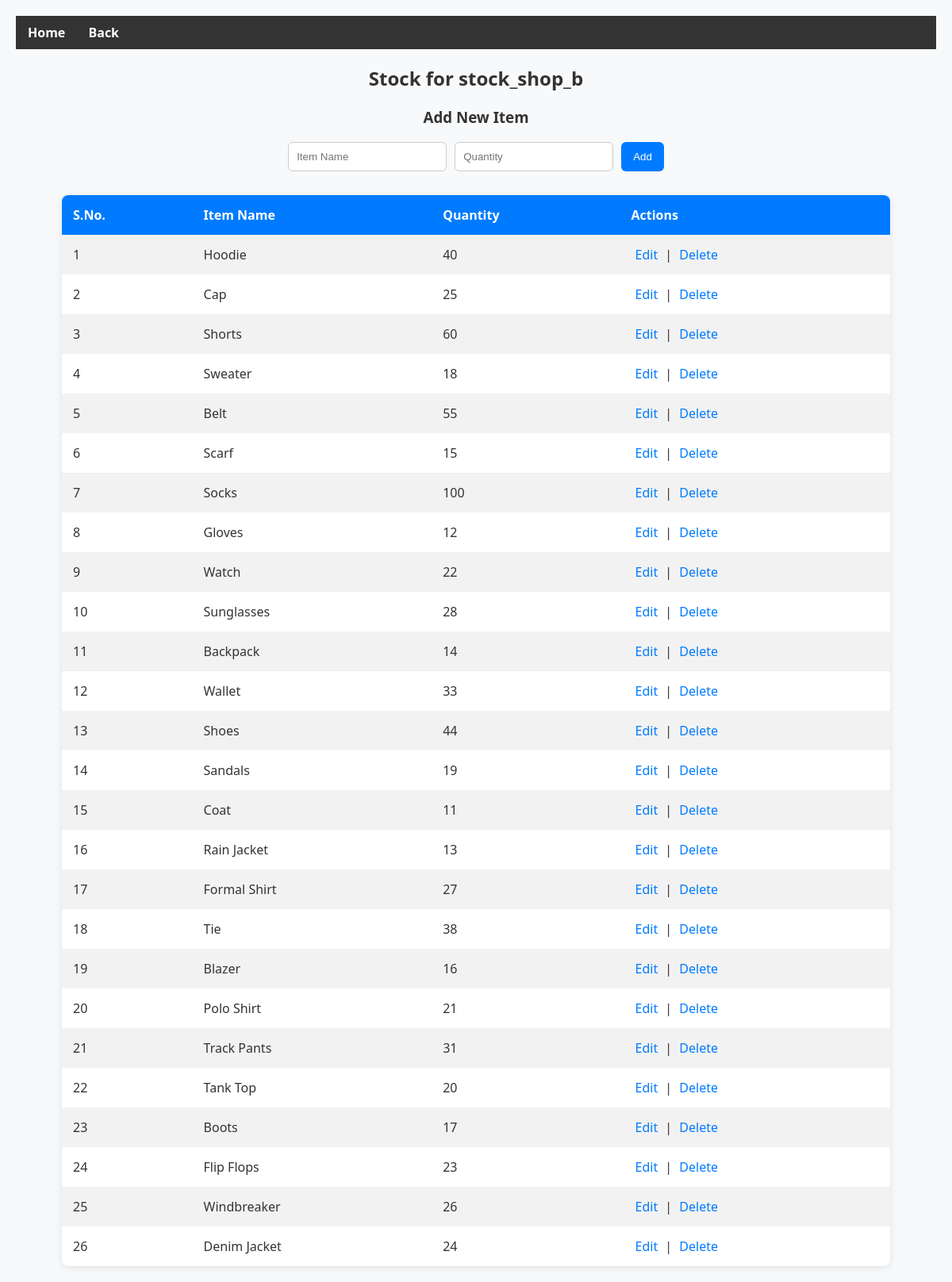
/stock.php?table=stock_shop_b (signed in), run on the app's committed database.
### tables this page shows
CREATE TABLE `stock_shop_b` (
  `id` int(11) NOT NULL,
  `item_name` varchar(255) NOT NULL,
  `quantity` int(11) NOT NULL
);

### stock.php (the view, shortened to what this page needs)
<?php
include 'navbar.php'; ?>
<?php
$conn = new mysqli('localhost', 'root', '', 'multi_shop_stock');
$table = $_GET['table'] ?? '';
?>
<!DOCTYPE html>
<html>
<head>
</head>
<body>
<h2>Stock for <?= htmlspecialchars($table) ?></h2>
<h3>Add New Item</h3>
<form method="POST" action="add_stock.php">
    <input type="text" name="item_name" placeholder="Item Name" required>
    <input type="number" name="quantity" placeholder="Quantity" required>
    <button type="submit">Add</button>
</form>
<table>
    <tr>
        <th>S.No.</th>
        <th>Item Name</th>
        <th>Quantity</th>
        <th>Actions</th>
    </tr>
    <?php
    $result = $conn->query("SELECT * FROM `$table`");
    $serial = 1;
    while ($row = $result->fetch_assoc()) {
        echo "<tr>
            <td>$serial</td>
            <td>{$row['item_name']}</td>
            <td>{$row['quantity']}</td>
            <td>
                <a href='update_stock.php?table=$table&id={$row['id']}'>Edit</a> |
                <a href='delete_stock.php?table=$table&id={$row['id']}'>Delete</a>
            </td>
        </tr>";
        $serial++;
    }
    ?>
</table>
</body>
</html>

### stock.php (style rules this page uses)
body { font-family: 'Segoe UI', Tahoma, Geneva, Verdana, sans-serif; background-color: #f7f9fb; color: #333; margin: 0; padding:20px; }
h2, h3 { text-align: center; color: #333; }
form { display: flex; justify-content: center; gap: 10px; margin-bottom: 30px; flex-wrap: wrap; }
input[type="text"], input[type="number"] { padding: 10px; border: 1px solid #ccc; border-radius: 6px; width: 200px; }
button { padding: 10px 15px; background-color: #007BFF; color: white; border: none; border-radius: 6px; cursor: pointer; }
table { border-collapse: collapse; width: 90%; margin: 0 auto; background-color: white; border-radius: 8px; overflow: hidden; box-shadow: 0 2px 10px rgba(0,0,0,0.1); }
th, td { padding: 14px; text-align: left; }
th { background-color: #007BFF; color: white; }
tr:nth-child(even) { background-color: #f2f2f2; }
a { color: #007BFF; text-decoration: none; margin: 0 5px; }

### data on the page
stock_shop_b: item_name "Hoodie", quantity "40"
stock_shop_b: item_name "Cap", quantity "25"
stock_shop_b: item_name "Shorts", quantity "60"
stock_shop_b: item_name "Sweater", quantity "18"
stock_shop_b: item_name "Belt", quantity "55"
stock_shop_b: item_name "Scarf", quantity "15"
stock_shop_b: item_name "Socks", quantity "100"
stock_shop_b: item_name "Gloves", quantity "12"
stock_shop_b: item_name "Watch", quantity "22"
stock_shop_b: item_name "Sunglasses", quantity "28"
stock_shop_b: item_name "Backpack", quantity "14"
stock_shop_b: item_name "Wallet", quantity "33"
stock_shop_b: item_name "Shoes", quantity "44"
stock_shop_b: item_name "Sandals", quantity "19"
stock_shop_b: item_name "Coat", quantity "11"
stock_shop_b: item_name "Rain Jacket", quantity "13"
stock_shop_b: item_name "Formal Shirt", quantity "27"
stock_shop_b: item_name "Tie", quantity "38"
stock_shop_b: item_name "Blazer", quantity "16"
stock_shop_b: item_name "Polo Shirt", quantity "21"
stock_shop_b: item_name "Track Pants", quantity "31"
stock_shop_b: item_name "Tank Top", quantity "20"
stock_shop_b: item_name "Boots", quantity "17"
stock_shop_b: item_name "Flip Flops", quantity "23"
stock_shop_b: item_name "Windbreaker", quantity "26"
stock_shop_b: item_name "Denim Jacket", quantity "24"

### other printed values
$table "stock_shop_b"
